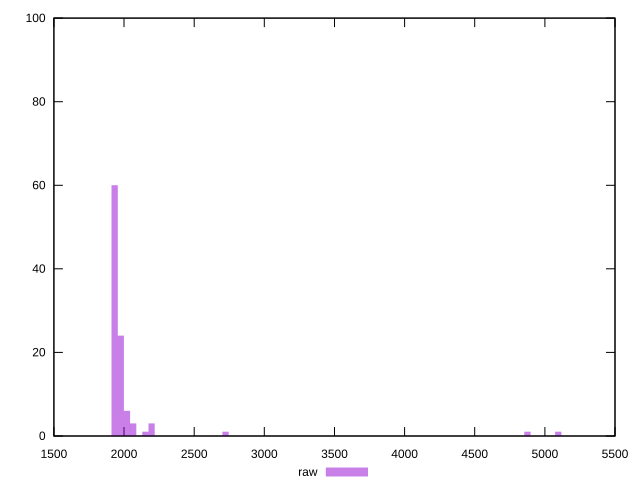

The gnuplot source for this figure:
reset
set terminal svg size 640, 490 enhanced background rgb 'white'
set output "reprap/first-cpu-idle/samples/pages/raw/histogram.svg"

$raw <<EOF
5095.264038265348 1
1976.6110493270746 24
1932.6863593420285 60
2152.309809267259 1
2020.5357393121205 6
2196.234499252305 3
2064.4604292971667 3
2723.330779072858 1
4875.640588340118 1
EOF

set key outside below
set boxwidth 43.9246899850461
set yrange [0:100]
set style fill transparent solid 0.5 noborder

plot \
  $raw title "raw" with boxes, \


reset
